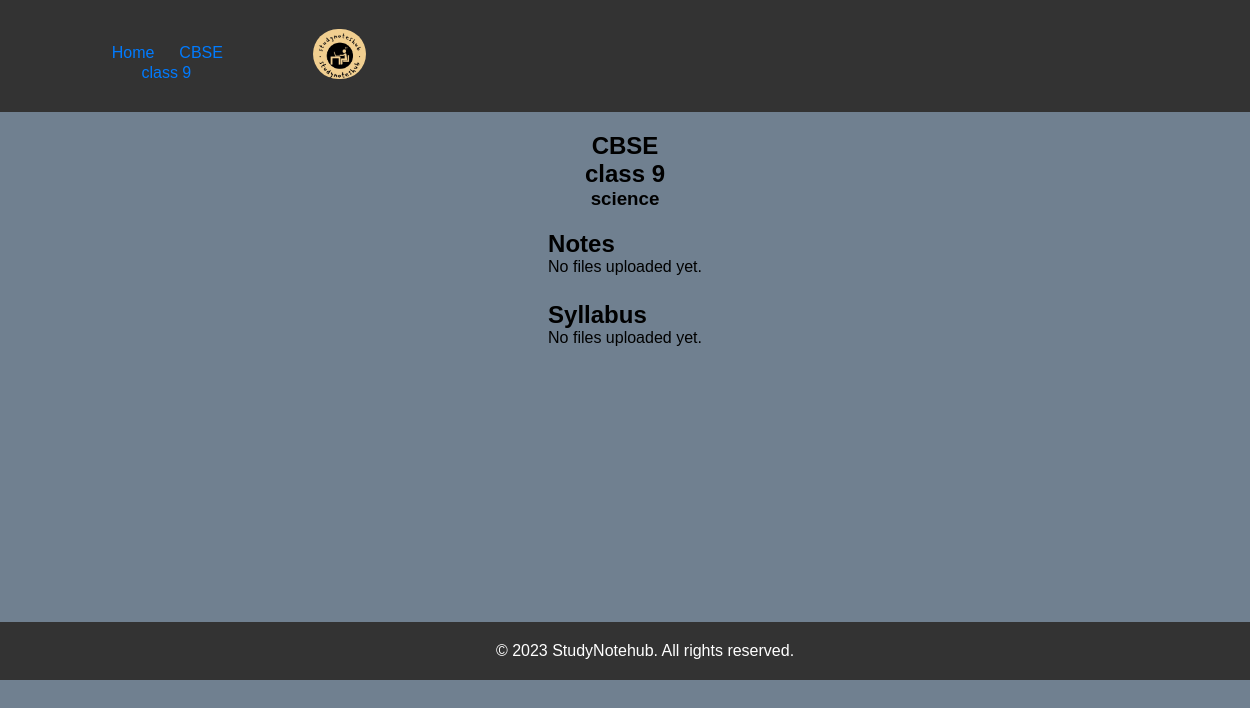
/category/CBSE/class 9/science/, run on an earlier commit of the app's database.
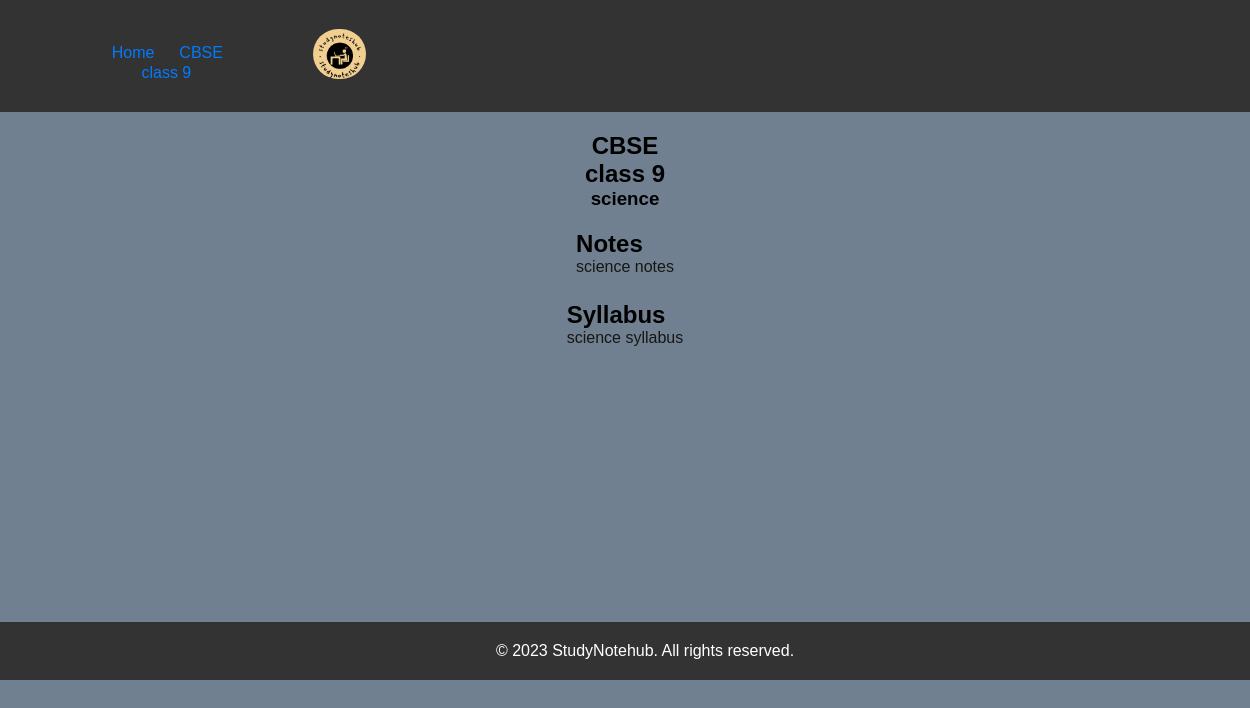
And on a later commit of the database.
### myapp/models.py (models this page shows, shortened)
class Subject(models.Model):
    class_name = models.ForeignKey(Class, on_delete=models.CASCADE)
    name = models.CharField(max_length=50)

class Notes(models.Model):
    subject = models.ForeignKey(Subject, on_delete=models.CASCADE)
    title = models.CharField(max_length=100 ,unique=True)
    pdf = models.FileField(upload_to='pdfs/' )

class Syllabus(models.Model):
    subject = models.ForeignKey(Subject, on_delete=models.CASCADE)
    title = models.CharField(max_length=100 ,unique=True)
    pdf = models.FileField(upload_to='pdfs/' )

### myapp/views.py (the view, shortened to what this page needs)
# urls.py: re_path(r'^category/(?P<category_name>[a-zA-Z]+)/(?P<class_name>[-\w\s]+)/(?P<subject_name>[-\w\s]+)/$', views.board, name='board'),
def board(request, category_name, class_name, subject_name):
    category = get_object_or_404(Category, name=category_name)
    class_obj = get_object_or_404(Class, name=class_name, category=category)
    subject = get_object_or_404(Subject, name=subject_name, class_name=class_obj)
    note = Notes.objects.filter(subject=subject).first()
    hashtitle = None
    if note:
        print("hiii")
        hashtitle = get_object_or_404(HashTableNotes, note=note)
    syllabi = Syllabus.objects.filter(subject=subject).first()
    titlehash = None
    if syllabi:
        print('hooo')
        titlehash = get_object_or_404(HashTableSyllabus, syllabus=syllabi)
    return render(request, 'board.html', {
        'category': category,
        'class': class_obj,
        'subject': subject,
        'note': note,
        'syllabi': syllabi,
        'hashtitle': hashtitle,
        'titlehash': titlehash
    })

### myapp/templates/board.html (shortened to what this page needs)
{% load static %}
<!DOCTYPE html>
<html lang="en">
<head>
    <link rel="stylesheet" href="{% static 'css/board.css' %}">
    <link rel="stylesheet" href="{% static 'css/class.css' %}">
    <link rel="stylesheet"  href="{% static 'css/board.css' %}">
</head>
<body>
    <section class="header-section">
        <div class="container">
            <div class="logos">
                <img src="{% static 'images/logo.jpg' %}" alt="Logo">
            </div>
            <div class="breadcrumb-container header-tags">
                <nav aria-label="breadcrumb">
                    <div class="breadcrumb">
                        <div class="breadcrumb-item" >
                            <a href="/">
                                <svg xmlns="http://www.w3.org/2000/svg" width="18" height="18" fill="currentColor" class="bi bi-house" viewBox="0 0 16 16">
                                </svg> Home
                            </a>
                            <a href="{% url 'category' category_name=category.name %}">
                                <svg xmlns="http://www.w3.org/2000/svg" width="16" height="16" fill="currentColor" class="bi bi-folder-symlink" viewBox="0 0 16 16">
                                </svg> {{ category.name }}
                            </a>
                            <a href="{% url 'class' category_name=category.name class_name=class.name %}">
                                <svg xmlns="http://www.w3.org/2000/svg" width="16" height="16" fill="currentColor" class="bi bi-folder-x" viewBox="0 0 16 16">
                                </svg> {{ class.name }}
                            </a>
                        </div>
                    </div>
                </nav>
            </div>
        </div>
    </section>
    <main>
        <section id="content">
            <h1>{{ category.name }}</h1>
            <h2>{{ class.name }}</h2>
            <h3>{{ subject.name }}</h3>
            <section id="notes">
                <h2>Notes</h2>
                <ul>
                    {% if note %}
                        <li><a href="{% url 'download_notes' file_id=hashtitle.not_id %}">{{ note.title }}</a></li>
                    {% else %}
                        <li>No files uploaded yet.</li>
                    {% endif %}
                </ul>
            </section>
            <section id="syllabus">
                <h2>Syllabus</h2>
                <ul>
                    {% if syllabi %}
                        <li><a href="{% url 'download_syllabus' syb_id=titlehash.syl_id %}">{{ syllabi.title }}</a></li>
                    {% else %}
                        <li>No files uploaded yet.</li>
                    {% endif %}
                </ul>
            </section>
    </main>
    {% include "footer.html" %}
</body>
</html>

What changed in the data, as far as the page shows it:
added Notes: title "science notes"
now on this page (row edited): Syllabus: title "science syllabus"
Also different on the page:
text no longer shown: "No files uploaded yet. No files uploaded yet."
